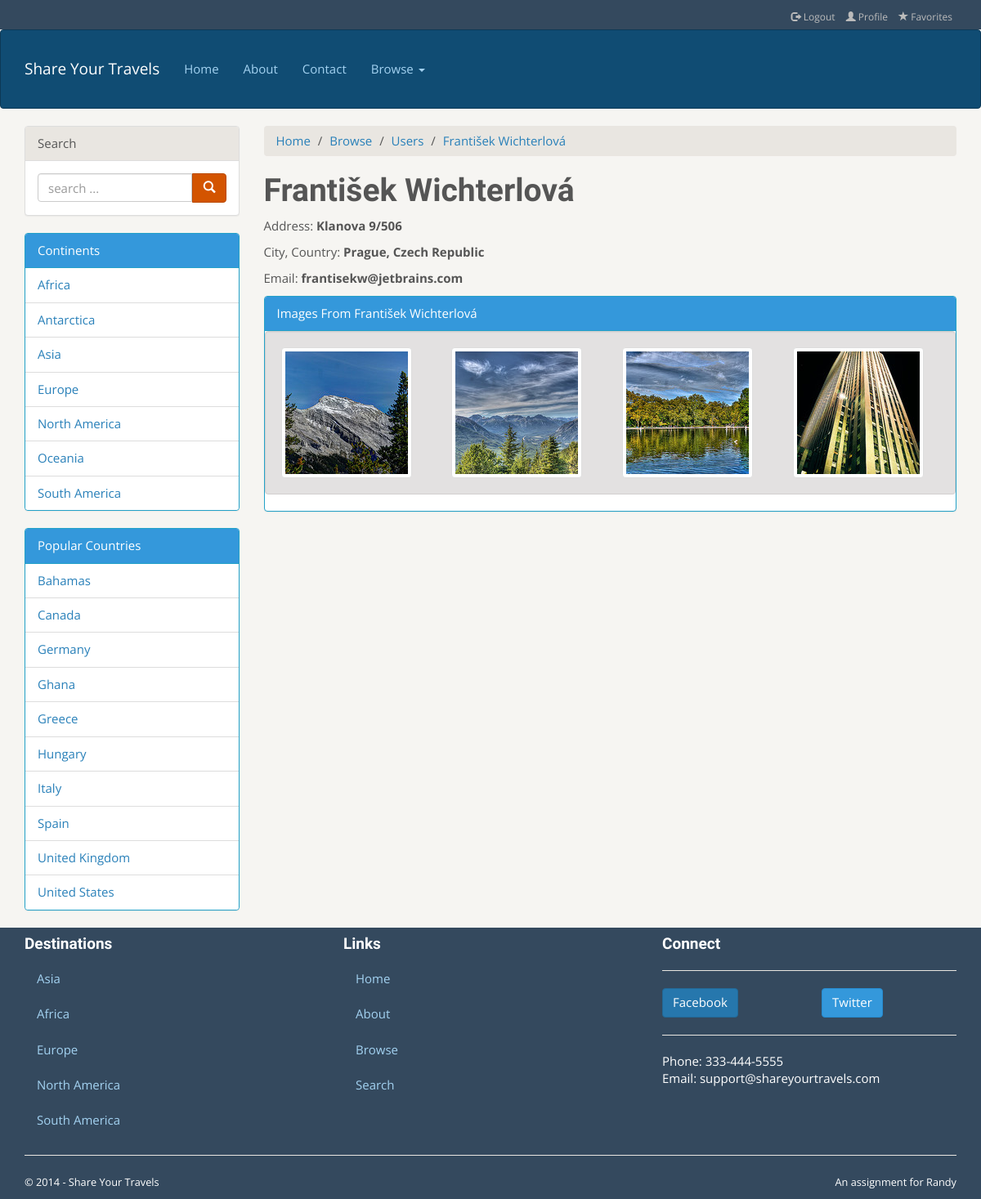
/single-user.php?id=5, run on the app's committed database.
### tables this page shows
CREATE TABLE `GeoContinents` (
  `ContinentCode` VARCHAR(2) NOT NULL, 
  `ContinentName` VARCHAR(255), 
  `GeoNameId` INTEGER, 
  INDEX (`GeoNameId`), 
  PRIMARY KEY (`ContinentCode`)
);

CREATE TABLE `GeoCountries` (
  `ISO` VARCHAR(255) NOT NULL, 
  `fipsCountryCode` VARCHAR(255), 
  `ISO3` VARCHAR(255), 
  `ISONumeric` VARCHAR(255), 
  `CountryName` VARCHAR(255), 
  `Capital` VARCHAR(255), 
  `GeoNameID` INTEGER, 
  `Area` VARCHAR(255), 
  `Population` INTEGER, 
  `Continent` VARCHAR(255), 
  `TopLevelDomain` VARCHAR(255), 
  `CurrencyCode` VARCHAR(255), 
  `CurrencyName` VARCHAR(255), 
  `PhoneCountryCode` VARCHAR(255), 
  `Languages` VARCHAR(255), 
  `PostalCodeFormat` VARCHAR(255), 
  `PostalCodeRegex` VARCHAR(255), 
  `Neighbours` VARCHAR(255), 
  `CountryDescription` LONGTEXT, 
  INDEX (`CurrencyCode`), 
  INDEX (`GeoNameID`), 
  PRIMARY KEY (`ISO`)
);

CREATE TABLE `TravelUserDetails` (
  `UID` INTEGER NOT NULL, 
  `FirstName` VARCHAR(255), 
  `LastName` VARCHAR(255), 
  `Address` VARCHAR(255), 
  `City` VARCHAR(255), 
  `Region` VARCHAR(255), 
  `Country` VARCHAR(255), 
  `Postal` VARCHAR(255), 
  `Phone` VARCHAR(255), 
  `Email` VARCHAR(255), 
  `Privacy` VARCHAR(255), 
  PRIMARY KEY (`UID`)
);

CREATE TABLE `TravelImage` (
  `ImageID` INTEGER NOT NULL AUTO_INCREMENT, 
  `UID` INTEGER, 
  `Path` VARCHAR(255), 
  `ImageContent` LONGBLOB, 
  PRIMARY KEY (`ImageID`), 
  INDEX (`UID`)
);

### includes/travel-left-rail.inc.php (the view, shortened to what this page needs)
<?php
	include_once "functions.php";
?>
      <div class="panel panel-default">
           <div class="panel-heading">Search</div>
           <div class="panel-body">
             <form>
               <div class="input-group">
                  <input type="text" class="form-control" placeholder="search ...">
                  <span class="input-group-btn">
                    <button class="btn btn-warning" type="button"><span class="glyphicon glyphicon-search"></span>
                    </button>
                  </span>
               </div>
             </form>
           </div>
         </div>
         <div class="panel panel-info">
           <div class="panel-heading">Continents</div>
           <ul class="list-group">
				<?php
				try
				{
					$pdo = databaseConnection();
					$sql = "SELECT ContinentName FROM GeoContinents";
					$result = $pdo->query($sql);
					foreach ($result as $statement)
					{
						echo "<li class='list-group-item'><a href='#'>" . $statement['ContinentName'] . "</a></li>";
					}
				}
				catch(PDOException $e)
				{
					die( $e->getMessage() );
				}
				?>
           </ul>
         </div>
         <div class="panel panel-info">
           <div class="panel-heading">Popular Countries</div>
           <ul class="list-group">
				<?php
				try
				{
					$pdo = databaseConnection();
					$sql = "SELECT DISTINCT CountryName, ISO \n"
    					. "FROM `GeoCountries` \n"
    					. "INNER JOIN TravelImageDetails\n"
    					. "ON ISO = CountryCodeISO\n"
    					. "ORDER BY `CountryName` ASC";
					$result = $pdo->query($sql);
					foreach ($result as $statement)
					{
						echo "<li class='list-group-item'><a href='single-country.php?iso=" . $statement['ISO'] .  "'>" ;
						echo $statement['CountryName'] . "</a></li>";
					}
				}
				catch(PDOException $e)
				{
					die( $e->getMessage() );
				}
				?>
           </ul>
         </div>

### single-user.php (shortened to what this page needs)
<?php
include_once "functions.php";
 ?>
<!DOCTYPE html>
<html lang="en">
  <head>
    <link href="bootstrap3_travelTheme/dist/css/bootstrap.min.css" rel="stylesheet">
    <link href="bootstrap3_travelTheme/theme.css" rel="stylesheet">
  </head>
  <body>
<?php
include "includes/travel-header.inc.php";
 ?>
   <div class="container">
   <div class="row">
  <div class="col-md-3">
   	<?php
	include "includes/travel-left-rail.inc.php";
	$row = findUserRow();
	$name = $row['FirstName'] . " " . $row['LastName'];
	?>
   </div>
      <div class="col-md-9">
         <ol class="breadcrumb">
           <li><a href="index.php">Home</a></li>
           <li><a href="browse.php">Browse</a></li>
           <li><a href="browse-users.php">Users</a></li>
           <li><a href='#' class='active'><?php echo $name; ?></a></li>
         </ol>
         <div>
        <?php
        echo "<h1>". $name . "</h1>";
        echo "<p>Address: <strong>" . $row['Address'] . "</strong></p>";
        echo "<p>City, Country: <strong>" . $row['City'] . ", " . $row['Country'] . "</strong></p>";
        echo "<p>Email: <strong>" . $row['Email'] . "</strong></p>";
        ?>
        </div>
        <div class="panel panel-info">
           <div class="panel-heading">Images From <?php echo $name;?></div>
           <div class="well">
            <div class="row">
            <?php
             $row = findUserRowPics();
             if ($row->rowCount() == 0)
             {
             	echo "This user has no pictures yet!";
             }
             else
             {
             	images($row);
             }
             ?>
        	</div>
        	</div>
        </div>
      </div>
   </div>
</div>
<?php
include "includes/travel-footer.inc.php";
?>
</body>
</html>

### functions.php (shortened to what this page needs)
<?php
	function databaseConnection()
	{
		try
		{
			$user = "testuser";
			$pass = "mypassword";
			$db = "travels";
			$host = "localhost";
			$connString = "mysql:host=$host;dbname=$db";
			$pdo = new PDO($connString, $user, $pass);
			return $pdo;
		}
		catch(PDOException $e)
		{
			die( $e->getMessage() );
			$pdo = null;
		}
	 }
	function images($result)
	{
		foreach ($result as $picture)
        {
    		echo "<div class='col-md-3'>";
    		echo "<a href='single-image.php?id=" . $picture['ImageID'] . "'>";
    		echo "<img src='travel-images/square-medium/" . $picture['Path'] . "' alt='" . $picture['Title'] . "' class='img-thumbnail'/>" ;
      		echo "</a>";
     		echo "</div>";
       	}
	}
	function findUserRow()
	{
		$pdo = databaseConnection();
		$sql = "SELECT * FROM TravelUserDetails\n";
		$result = $pdo->query($sql);
		foreach ($result as $statement)
		{
			if($statement['UID'] == $_GET['id'])
			{
				$row = $statement;
				$row['FirstName'] = utf8_encode($row['FirstName']);
				$row['LastName'] = utf8_encode($row['LastName']);
				$row['Address'] = utf8_encode($row['Address']);
				$row['City'] = utf8_encode($row['City']);
				$row['Country'] = utf8_encode($row['Country']);
				return $row;
				break;
			}
		}
	}
	function findUserRowPics()
	{
		$pdo = databaseConnection();
		$sql = "SELECT TravelUserDetails.UID, Address, FirstName, LastName, City, Country, Email, Path, Title, TravelImage.ImageID\n"
    	. "FROM TravelUserDetails\n"
    	. "INNER JOIN TravelImage\n"
    	. "ON TravelImage.UID = TravelUserDetails.UID \n"
    	. "INNER JOIN TravelImageDetails \n"
    	. "ON TravelImage.ImageID = TravelImageDetails.ImageID WHERE TravelUserDetails.UID = " . $_GET['id'];
		$result = $pdo->query($sql);
		return $result;
	}
?>

### data on the page
geocontinents: ContinentName "Africa"
geocontinents: ContinentName "Antarctica"
geocontinents: ContinentName "Asia"
geocontinents: ContinentName "Europe"
geocontinents: ContinentName "North America"
geocontinents: ContinentName "Oceania"
geocontinents: ContinentName "South America"
geocountries: CountryName "Bahamas"
geocountries: CountryName "Canada"
geocountries: CountryName "Germany"
geocountries: CountryName "Ghana"
geocountries: CountryName "Greece"
geocountries: CountryName "Hungary"
geocountries: CountryName "Italy"
geocountries: CountryName "Spain"
geocountries: CountryName "United Kingdom"
geocountries: CountryName "United States"
traveluserdetails: name "František Wichterlová", Address "Klanova 9/506", City "Prague", Country "Czech Republic", Email "frantisekw@jetbrains.com", travelimage.Path (picture)
